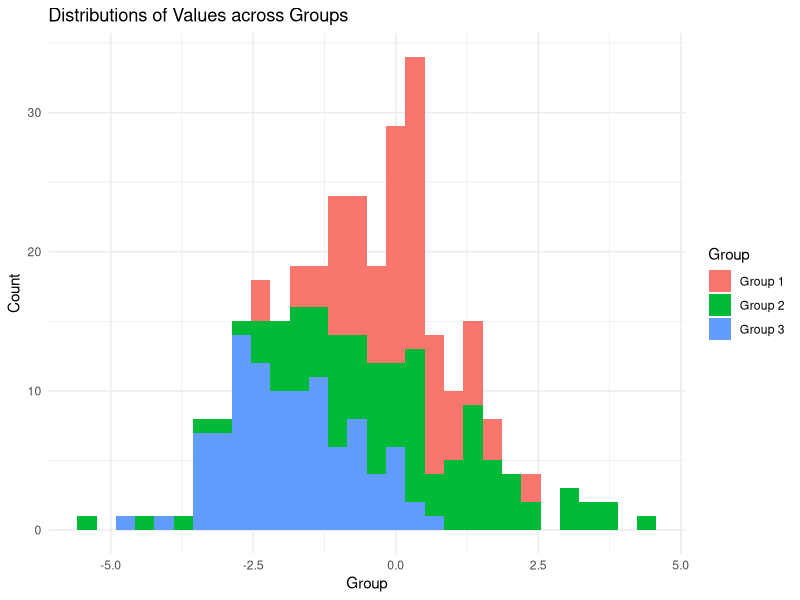

The R source for this figure:
## ---- chunk 1
#| echo: true
#| code-fold: true
# Generating example data
set.seed(321)
data1 <- rnorm(100, mean = 0, sd = 1)   # Distribution 1: Mean 0, SD 1
data2 <- rnorm(100, mean = 0, sd = 2)   # Distribution 2: Mean 0, SD 2
data3 <- rnorm(100, mean = -2, sd = 1)  # Distribution 3: Mean -2, SD 1

# Creating a data frame for plotting
df <- data.frame(
  Group = rep(c("Group 1", "Group 2", "Group 3"), each = 100),
  Value = c(data1, data2, data3)
)
## ---- chunk 2
#| echo: true
#| code-fold: true
library(ggplot2)
ggplot(df, aes(x = Value, fill = Group, stat="count")) +  
  geom_histogram() +  
  labs(title = "Distributions of Values across Groups",
       x = "Group", y = "Count") +
  theme_minimal()
## ---- chunk 3
    #| echo: true
    #| code-fold: true
    library(ggplot2)
    library(dplyr)

    # Set seed for reproducibility
    set.seed(123)

    # Number of customers
    num_customers <- 1000

    # Simulate purchase frequency
    purchase_frequency <- round(runif(num_customers, min = 1, max = 20))
    # Simulate average order value
    average_order_value <- rnorm(num_customers, mean = 50, sd = 10)
    # Simulate time between purchases (in days)
    time_between_purchases <- round(rnorm(num_customers, mean = 30, sd = 10))

    # Create a data frame
    customer_data <- data.frame(
      customer_id = seq(1, num_customers),
      purchase_frequency = purchase_frequency,
      average_order_value = average_order_value,
      time_between_purchases = time_between_purchases
    )
